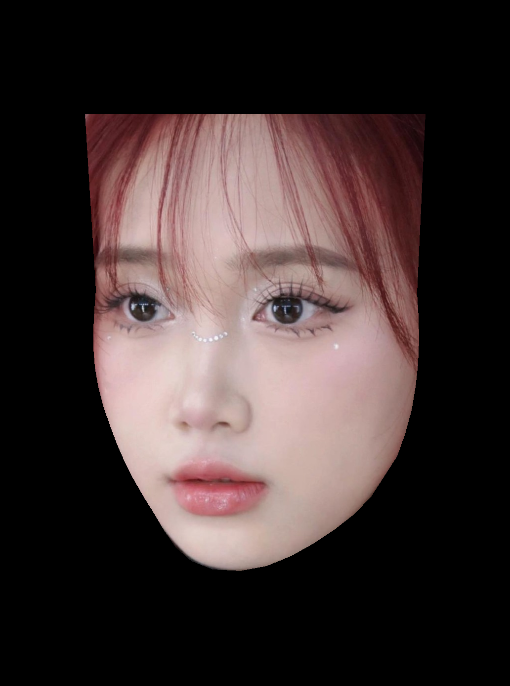
#> input picture deepfacefake/areafake.png, 510 x 686 px, found by its file name
$ python imagetranslation.py
#> lines starting #> are read from the running program, lines starting #| are printed output that depends on the picture
import cv2
import numpy as np

# Load the source and target images
source_image = cv2.imread('/work/llm/Ner_Llm_Gpt/deepfacefake/areafake.png')
#> source_image is the input picture: shape (686, 510, 3); mean B, G, R 49.7, 50.5, 63.7
target_image = cv2.imread('/work/llm/Ner_Llm_Gpt/deepfacefake/keeped.png')
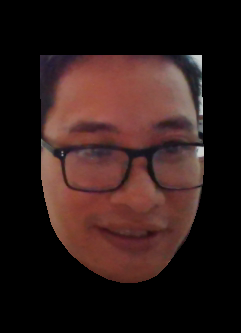
#> input picture deepfacefake/keeped.png, 241 x 333 px, found by its file name
#> target_image is the input picture: shape (333, 241, 3); mean B, G, R 24.9, 27.1, 45.9

# Define corresponding points in the source and target images
# Example points: these should be manually chosen or detected using feature matching
src_pts = np.array([[50, 50], [200, 50], [50, 200], [200, 200]], dtype='float32')  # Points in source image
dst_pts = np.array([[30, 60], [180, 40], [60, 230], [210, 220]], dtype='float32')  # Corresponding points in target image

# Compute the perspective transformation matrix
M = cv2.getPerspectiveTransform(src_pts, dst_pts)

# Apply the perspective transformation to the target image
warped_image = cv2.warpPerspective(target_image, M, (source_image.shape[1], source_image.shape[0]))
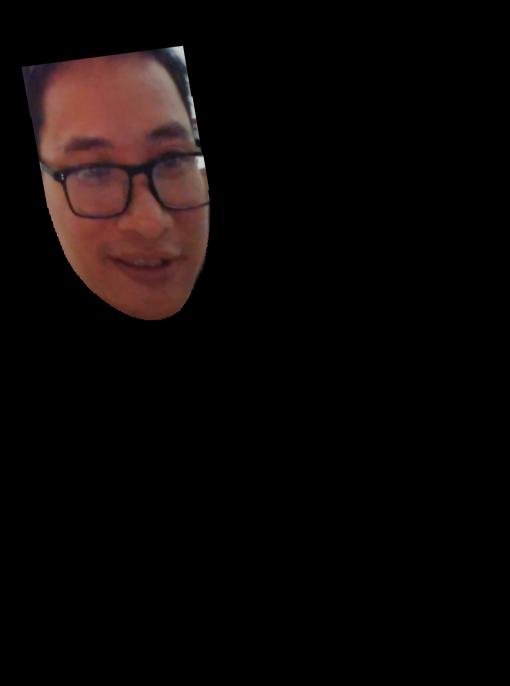
#> warped_image: shape (686, 510, 3); mean B, G, R 6.7, 7.3, 12.3

# Show the images
cv2.imshow('Source Image', source_image)
cv2.imshow('Target Image', target_image)
cv2.imshow('Warped Target Image', warped_image)

# Save the result
cv2.imwrite('warped_image.jpg', warped_image)

cv2.waitKey(0)
cv2.destroyAllWindows()
